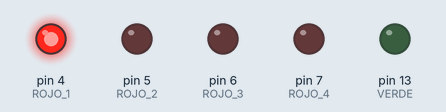
Bench run of a sketch on a simulated Arduino Uno, built with avr-gcc and run on an emulated ATmega328P. Parts: output pins drawn as LEDs (lit = HIGH).

Above: at 0.5 s.
At 2.5 s:
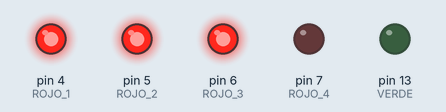
At 4.0 s:
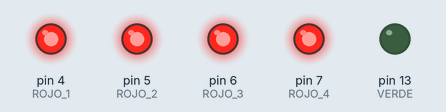
At 7.5 s:
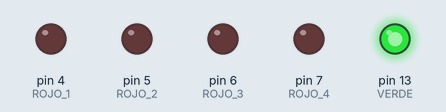
At 11.5 s:
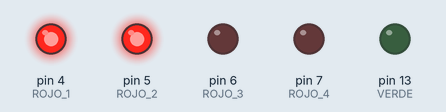
Timing chart, 0 to 13.0 s (numbered marks = the images above):
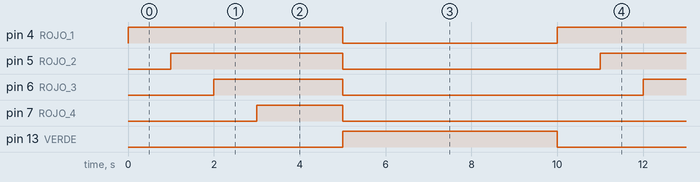

The sketch:

SemaforoF1.ino
```cpp
//SEMÁFORO F1

// CONFIGURACIÓN
void setup() {
pinMode (4,OUTPUT); //ROJO 1
pinMode (5,OUTPUT); //ROJO 2
pinMode (6,OUTPUT); //ROJO 3
pinMode (7,OUTPUT); //ROJO 4
pinMode (13,OUTPUT); //VERDE
}

// PROGRAMA PRINCIPAL
void loop() {
digitalWrite (4,HIGH);
delay (1000);
digitalWrite (5,HIGH);
delay (1000);
digitalWrite (6,HIGH);
delay (1000);
digitalWrite (7,HIGH);
delay (2000);
digitalWrite (4,LOW);
digitalWrite (5,LOW);
digitalWrite (6,LOW);
digitalWrite (7,LOW);
digitalWrite (13,HIGH);
delay (5000);
digitalWrite (13,LOW);
}
```

Measured:
- by itself, pin 4 (ROJO_1), pin 13 (VERDE): alternates HIGH for 5.0 s and LOW for 5.0 s
- by itself, pin 5 (ROJO_2): alternates HIGH for 4.0 s and LOW for 6.0 s
- by itself, pin 6 (ROJO_3): alternates HIGH for 3.0 s and LOW for 7.0 s
- by itself, pin 7 (ROJO_4): alternates HIGH for 2.0 s and LOW for 8.0 s
